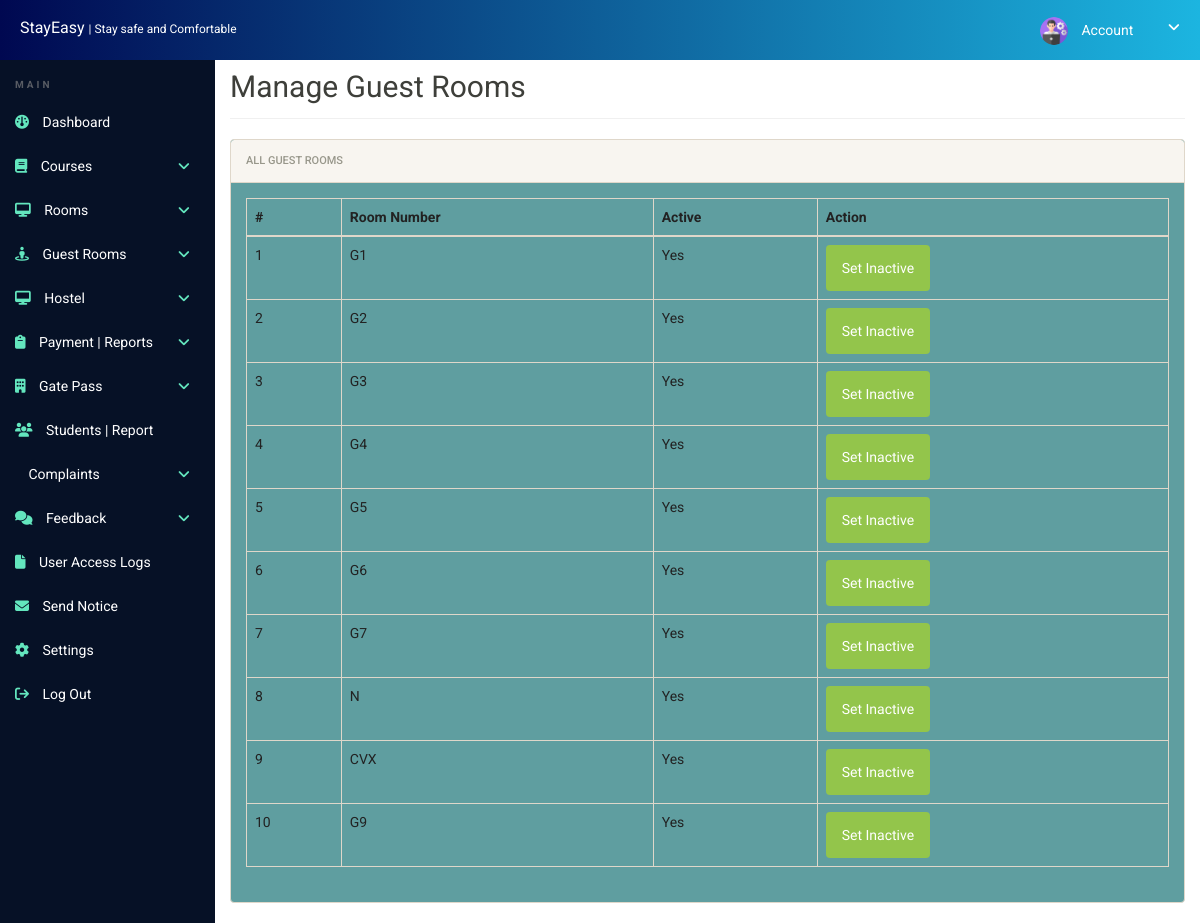
Before: /admin/manage-guest_rooms.php (signed in) with the older database file.
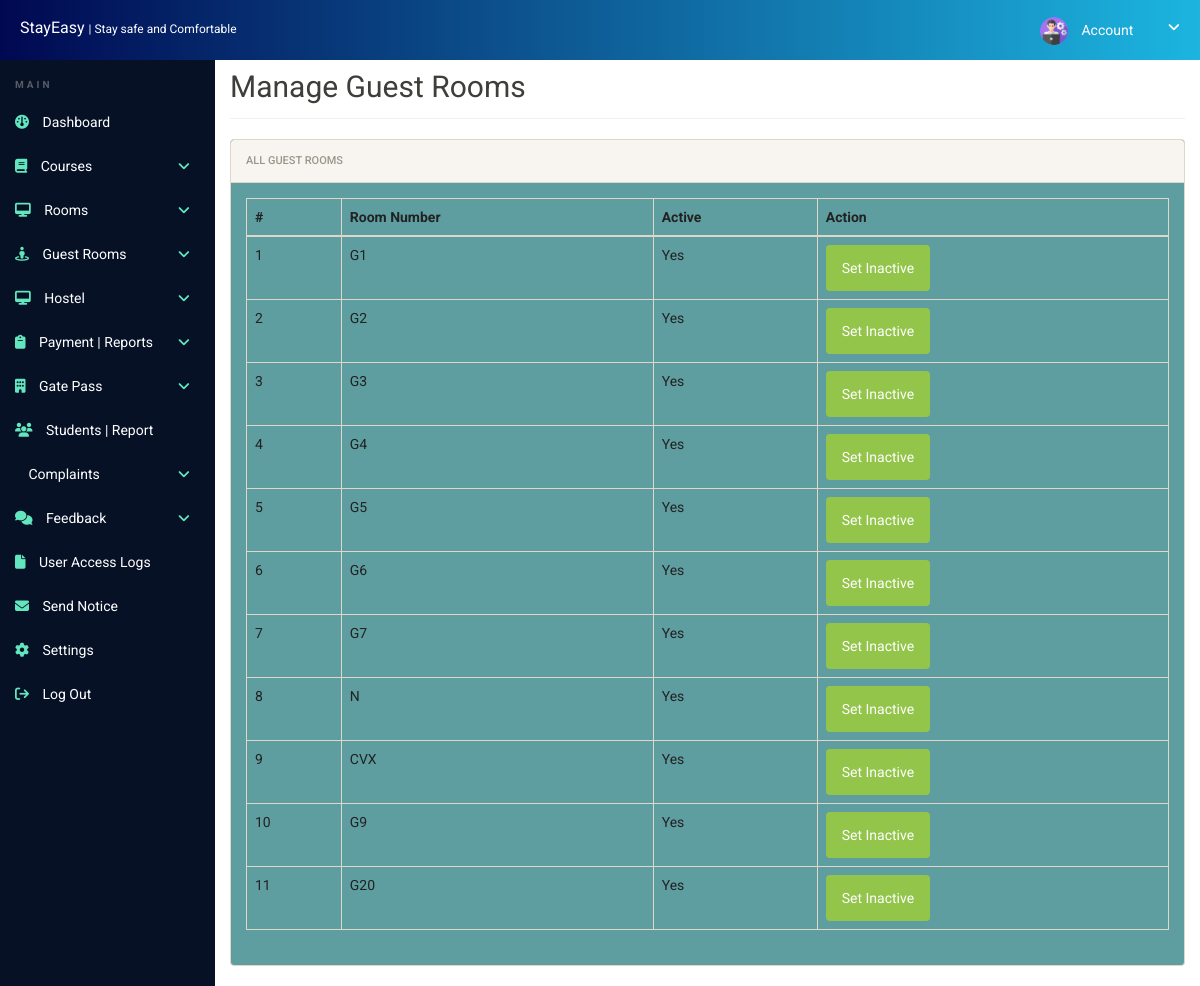
After: the same page with the newer database file.
### tables this page shows
CREATE TABLE `guest_rooms` (
  `id` int(11) NOT NULL,
  `room_no` varchar(10) NOT NULL,
  `active` enum('Yes','No') DEFAULT 'Yes'
);

### admin/manage-guest_rooms.php (the view, shortened to what this page needs)
<?php
include('includes/config.php');
$query = "SELECT id, room_no, active FROM guest_rooms";
$result = $mysqli->query($query);
?>
<!doctype html>
<html lang="en" class="no-js">
<head>
    <link rel="stylesheet" href="css/font-awesome.min.css">
    <link rel="stylesheet" href="css/bootstrap.min.css">
    <link rel="stylesheet" href="css/style.css">
    <link rel="stylesheet" href="https://cdnjs.cloudflare.com/ajax/libs/font-awesome/6.6.0/css/all.min.css" />
</head>
<body>
    <?php include('includes/header.php');?>
    <div class="ts-main-content">
        <?php include('includes/sidebar.php');?>
        <div class="content-wrapper">
            <div class="container-fluid">
                <div class="row">
                    <div class="col-md-12">
                        <h2 class="page-title" >Manage Guest Rooms</h2>
                        <div class="panel panel-default">
                            <div class="panel-heading">All Guest Rooms</div>
                            <div class="panel-body">
                                <table class="table table-bordered">
                                    <thead>
                                        <tr>
                                            <th>#</th>
                                            <th>Room Number</th>
                                            <th>Active</th>
                                            <th>Action</th>
                                        </tr>
                                    </thead>
                                    <tbody id="room-list">
                                    <?php
                                    $cnt = 1;
                                    while($row = $result->fetch_assoc()) {
                                        $buttonText = $row['active'] ? 'Set Inactive' : 'Set Active';
                                        $buttonClass = $row['active'] ? 'btn-success' : 'btn-warning';
                                    ?>
                                    <tr id="room-no<?php echo $row['id']; ?>">
                                        <td><?php echo $cnt; ?></td>
                                        <td><?php echo $row['room_no']; ?></td>
                                        <td id="status-<?php echo $row['id']; ?>"><?php echo $row['active'] ? 'Yes' : 'No'; ?></td>
                                        <td>
                                            <button class="btn <?php echo $buttonClass; ?> toggle-status" data-room="<?php echo $row['id']; ?>" data-active="<?php echo $row['active']; ?>"><?php echo $buttonText; ?></button>
                                        </td>
                                    </tr>
                                    <?php
                                        $cnt++;
                                    }
                                    ?>
                                    </tbody>
                                </table>
                            </div>
                        </div>
                    </div>
                </div>
            </div>
        </div>
    </div>
</body>
</html>

Changed rows visible on the page:
added guest_rooms: room_no "G20", shows "Yes", active "Set Inactive"
